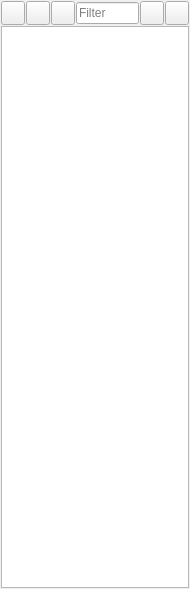
<?xml version="1.0" encoding="UTF-8"?>
<ui version="4.0">
 <class>ACC_AssetMasterWidget</class>
 <widget class="QWidget" name="ACC_AssetMasterWidget">
  <property name="geometry">
   <rect>
    <x>0</x>
    <y>0</y>
    <width>190</width>
    <height>589</height>
   </rect>
  </property>
  <property name="sizePolicy">
   <sizepolicy hsizetype="Minimum" vsizetype="Preferred">
    <horstretch>0</horstretch>
    <verstretch>0</verstretch>
   </sizepolicy>
  </property>
  <property name="minimumSize">
   <size>
    <width>190</width>
    <height>0</height>
   </size>
  </property>
  <property name="windowTitle">
   <string>Form</string>
  </property>
  <layout class="QGridLayout" name="gridLayout">
   <property name="leftMargin">
    <number>1</number>
   </property>
   <property name="topMargin">
    <number>1</number>
   </property>
   <property name="rightMargin">
    <number>1</number>
   </property>
   <property name="bottomMargin">
    <number>1</number>
   </property>
   <property name="spacing">
    <number>1</number>
   </property>
   <item row="0" column="0">
    <layout class="QVBoxLayout" name="verticalLayout">
     <property name="spacing">
      <number>1</number>
     </property>
     <item>
      <layout class="QHBoxLayout" name="horizontalLayout_2">
       <property name="spacing">
        <number>1</number>
       </property>
       <item>
        <widget class="QToolButton" name="pbAdd">
         <property name="sizePolicy">
          <sizepolicy hsizetype="Minimum" vsizetype="Fixed">
           <horstretch>0</horstretch>
           <verstretch>0</verstretch>
          </sizepolicy>
         </property>
         <property name="minimumSize">
          <size>
           <width>24</width>
           <height>24</height>
          </size>
         </property>
         <property name="maximumSize">
          <size>
           <width>24</width>
           <height>24</height>
          </size>
         </property>
         <property name="toolTip">
          <string>Add asset</string>
         </property>
         <property name="text">
          <string/>
         </property>
         <property name="icon">
          <iconset resource="../../../db/src/gui/db.qrc">
           <normaloff>:/images/icons/add.png</normaloff>:/images/icons/add.png</iconset>
         </property>
         <property name="iconSize">
          <size>
           <width>16</width>
           <height>16</height>
          </size>
         </property>
        </widget>
       </item>
       <item>
        <widget class="QToolButton" name="pbDelete">
         <property name="minimumSize">
          <size>
           <width>24</width>
           <height>24</height>
          </size>
         </property>
         <property name="maximumSize">
          <size>
           <width>24</width>
           <height>24</height>
          </size>
         </property>
         <property name="toolTip">
          <string>Delete asset</string>
         </property>
         <property name="text">
          <string/>
         </property>
         <property name="icon">
          <iconset resource="../../../db/src/gui/db.qrc">
           <normaloff>:/images/icons/delete.png</normaloff>:/images/icons/delete.png</iconset>
         </property>
        </widget>
       </item>
       <item>
        <widget class="QToolButton" name="pbSave">
         <property name="minimumSize">
          <size>
           <width>24</width>
           <height>24</height>
          </size>
         </property>
         <property name="maximumSize">
          <size>
           <width>24</width>
           <height>24</height>
          </size>
         </property>
         <property name="toolTip">
          <string>Save to database</string>
         </property>
         <property name="text">
          <string/>
         </property>
         <property name="icon">
          <iconset resource="../../../db/src/gui/db.qrc">
           <normaloff>:/images/icons/database_save.png</normaloff>:/images/icons/database_save.png</iconset>
         </property>
        </widget>
       </item>
       <item>
        <widget class="QLineEdit" name="leFilter">
         <property name="placeholderText">
          <string>Filter</string>
         </property>
        </widget>
       </item>
       <item>
        <widget class="QToolButton" name="pbFilterOn">
         <property name="minimumSize">
          <size>
           <width>24</width>
           <height>24</height>
          </size>
         </property>
         <property name="maximumSize">
          <size>
           <width>24</width>
           <height>24</height>
          </size>
         </property>
         <property name="toolTip">
          <string>Set filter</string>
         </property>
         <property name="text">
          <string/>
         </property>
         <property name="icon">
          <iconset resource="../../../db/src/gui/db.qrc">
           <normaloff>:/images/icons/filter.png</normaloff>:/images/icons/filter.png</iconset>
         </property>
        </widget>
       </item>
       <item>
        <widget class="QToolButton" name="pbFilterOff">
         <property name="minimumSize">
          <size>
           <width>24</width>
           <height>24</height>
          </size>
         </property>
         <property name="maximumSize">
          <size>
           <width>24</width>
           <height>24</height>
          </size>
         </property>
         <property name="toolTip">
          <string>Clear filter</string>
         </property>
         <property name="text">
          <string/>
         </property>
         <property name="icon">
          <iconset resource="../../../db/src/gui/db.qrc">
           <normaloff>:/images/icons/filter_empty.png</normaloff>:/images/icons/filter_empty.png</iconset>
         </property>
        </widget>
       </item>
       <item>
        <spacer name="horizontalSpacer">
         <property name="orientation">
          <enum>Qt::Horizontal</enum>
         </property>
         <property name="sizeHint" stdset="0">
          <size>
           <width>40</width>
           <height>20</height>
          </size>
         </property>
        </spacer>
       </item>
      </layout>
     </item>
     <item>
      <widget class="QTableView" name="tv"/>
     </item>
    </layout>
   </item>
  </layout>
 </widget>
 <tabstops>
  <tabstop>tv</tabstop>
  <tabstop>pbAdd</tabstop>
  <tabstop>pbDelete</tabstop>
  <tabstop>pbSave</tabstop>
  <tabstop>leFilter</tabstop>
  <tabstop>pbFilterOn</tabstop>
  <tabstop>pbFilterOff</tabstop>
 </tabstops>
 <resources>
  <include location="../../../db/src/gui/db.qrc"/>
 </resources>
 <connections/>
</ui>
